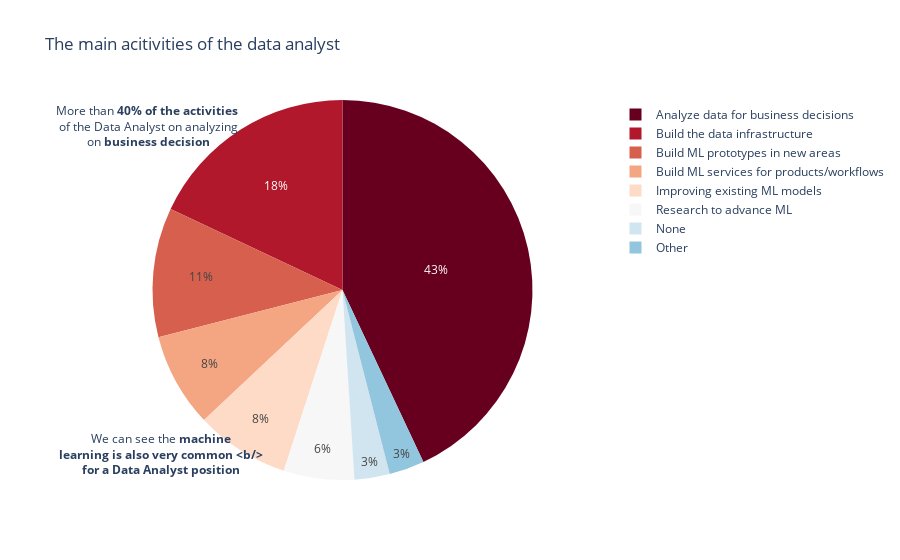

The code cell stored with this chart in its notebook:
### Code cell
import plotly.express as px
fig = px.pie(da_per, values='percentage', names=[
    'Analyze data for business decisions',
    'Build the data infrastructure',
    'Build ML prototypes in new areas',
    'Build ML services for products/workflows',
    'Improving existing ML models',
    'Research to advance ML',
    'None','Other'], color_discrete_sequence=px.colors.sequential.RdBu, title="The main acitivities of the data analyst")

fig.add_annotation(x=-0.05, y=1,
            text="More than <b>40% of the activities</b><br> of the Data Analyst on analyzing<br> on <b>business decision</b>",
            showarrow=False,
            arrowhead=1)

fig.add_annotation(x=-0.05, y=0,
            text="We can see the <b>machine<br> learning is also very common <b/> <br>for a Data Analyst position",
            showarrow=False,
            arrowhead=1)

fig.show()

### Figure 1 — Plotly figure (JSON) as saved in the notebook; plotly's stock layout.template omitted (floating-point values rounded to 4 significant figures)
{"data": [{"domain": {"x": [0, 1], "y": [0, 1]}, "hovertemplate": "label=%{label}<br>percentage=%{value}<extra></extra>", "labels": ["Analyze data for business decisions", "Build the data infrastructure", "Build ML prototypes in new areas", "Build ML services for products/workflows", "Improving existing ML models", "Research to advance ML", "None", "Other"], "legendgroup": "", "name": "", "showlegend": true, "type": "pie", "values": [43, 18, 11, 8, 8, 6, 3, 3]}], "layout": {"annotations": [{"arrowhead": 1, "showarrow": false, "text": "More than <b>40% of the activities</b><br> of the Data Analyst on analyzing<br> on <b>business decision</b>", "x": -0.05, "y": 1}, {"arrowhead": 1, "showarrow": false, "text": "We can see the <b>machine<br> learning is also very common <b/> <br>for a Data Analyst position", "x": -0.05, "y": 0}], "legend": {"tracegroupgap": 0}, "piecolorway": ["rgb(103,0,31)", "rgb(178,24,43)", "rgb(214,96,77)", "rgb(244,165,130)", "rgb(253,219,199)", "rgb(247,247,247)", "rgb(209,229,240)", "rgb(146,197,222)", "rgb(67,147,195)", "rgb(33,102,172)", "rgb(5,48,97)"], "title": {"text": "The main acitivities of the data analyst"}}}
